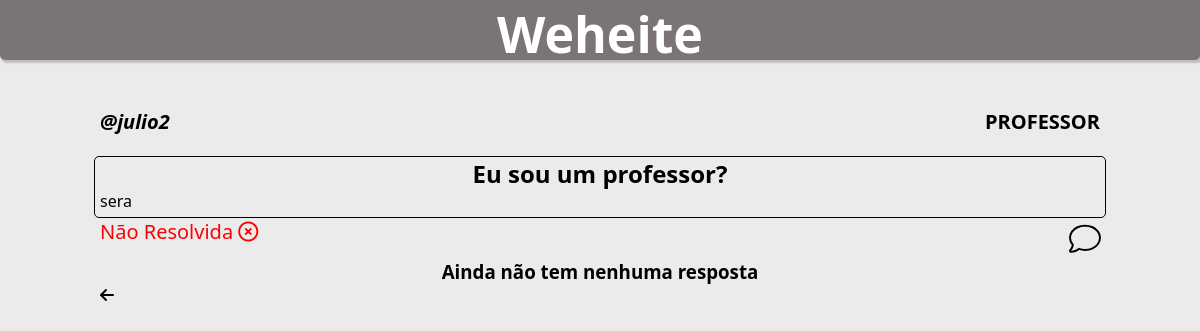
The page /27/detailForum/ on the database its author committed.
### users/models.py (models this page shows, shortened)
class Forum(models.Model):
    autor = models.ForeignKey(User, on_delete=models.SET_NULL,null=True)
    title = models.TextField(max_length=255)
    body = models.TextField(max_length=9999)
    respondida = models.ManyToManyField(User, default=None, blank=True, related_name='respondida')

### users/views.py (the view)
# urls.py: path('<int:forum_id>/detailForum/', user_views.detailForum, name="detail"),
def detailForum(request, forum_id):
    forum = get_object_or_404(Forum, pk=forum_id)
    replys = Reply.objects.filter(forum=forum_id).order_by('-id')
    user = request.user  # Collect all records from table
    return render(request, "users/detailForum.html", {'forum': forum, 'replys': replys, 'user':user})

### users/templates/users/detailForum.html (shortened to what this page needs)
<!DOCTYPE html>
<html lang="en">
<head>
</head>
<body>
    <header>
        <h1><a class="a8" href="{% url 'home' %} ">Weheite</a></h1>
    </header>
    <div class="main-content">
        <div class="BoxAutor">
            <a href="{{forum.autor_id}}/profile/" class = "autor">
                <p class="autor"><b><i>@{{forum.autor}}</i></b></p>
            </a>
            {% if forum.autor.profile.professor %}
                <p class="professor"><b>PROFESSOR</b></p>
            {% endif %}
        </div>
        <div class="discussion-box">
            <h2><b>{{forum.title}}</b></h2>
            <p>{{forum.body}}</p>
        </div>
        <div class="below-disc">
            {%if user.id == forum.autor_id %}
            <form action="{% url 'done' forum_id=forum.id %}" method='POST' class="ui form">
                {% csrf_token %}
                <input type='hidden' name='forum_id' value="{{forum.id}}" />
                <input type='hidden' name='user' value="{{user}}" />
                {% if user not in forum.respondida.all %}
                <button class="undone" type="submit" style="background-color: red;">Marcar como Resolvida</button>
                {% else %}
                <button class="done" type="submit" style="background-color: green;">Resolvida</button>
                {% endif %}
            </form>
            {% else %}
            {% if forum.autor in forum.respondida.all %}
            <div class="statusforum" style="color: green;">Resolvida<i class="fa-solid fa-check"></i></div>
            {% else %}
            <div class="statusforum" style="color: red;">Não Resolvida <i class="fa-regular fa-circle-xmark"></i></div>
            {%endif%}
            {%endif%}
            <a class="a3" href="reply_form/ "><i class="fa-solid fa-comment"></i></a>
        </div>
        {% if replys %}
        <h3>RESPOSTAS</h3>
        {% for reply in replys %}
        <div class="BoxAutor">
            <a href="{{reply.autor_id}}/profile/" class = "autor">
                <p class="autor"><b><i>@{{reply.autor}}</i></b></p>
            </a>
            {% if reply.autor.profile.professor %}
                <p class="professor"><b>PROFESSOR</b></p>
            {% endif %}
        </div>
        <div class="answer-box">
            <p class="TextBody">{{reply.body}}</p>
        </div>
        <div class="like-function">
            {% if reply.liked.all.count == 1 %}
            <strong>{{ reply.liked.all.count }} like</strong>
            {%else%}
            <strong>{{ reply.liked.all.count }} likes</strong>
            {%endif%}
            <form action="{% url 'like' forum_id=forum.id %}" method='POST' class="ui form">
                {% csrf_token %}
                <input type='hidden' name='reply_id' value="{{reply.id}}" />
                <input type='hidden' name='user' value="{{user}}" />
                {% if user not in reply.liked.all %}
                <button class="like" type="submit"><i class="fa-solid fa-thumbs-up"></i></button>
                {% else %}
                <button class="deslike" type="submit"><i class="fa-solid fa-thumbs-up"></i></button>
                {% endif %}
            </form>
        </div>
        {% endfor %}
        {%else%}
        <h3>Ainda não tem nenhuma resposta</h3>
        {% endif %}
        <div class="position-back-button">
            <a href="{% url 'home' %} "><i class="fa-solid fa-arrow-left"></i></a>
        </div>
    </div>
</body>
</html>

### users/templates/users/detailForum.html (style rules this page uses)
* { font-family: 'Segoe UI', Tahoma, Geneva, Verdana, sans-serif; margin: 0px; padding: 0px; }
body { display: flex; flex-direction: column; align-items: center; background-color: #ebebeb; }
.main-content { margin-top: 100px; display: flex; flex-direction: column; align-items: center; width: 1200px; height: fit-content; padding: 5px; border-radius: 5px; }
.discussion-box { margin-top: 0px; padding: 5px; padding-top: 0px; width: 1000px; border: 1px solid; margin-top: 20px; border-radius: 5px; }
h2 { text-align: center; }
.below-disc { display: flex; width: 1000px; justify-content: space-between; }
.position-back-button { display: flex; width: 1000px; justify-content: start; }
a { color: black; text-decoration: none; }
.a3 { font-size: 30px; color: #ebebeb; text-justify: end; -webkit-text-stroke-width: 2px; -webkit-text-stroke-color: #000; }
.statusforum { font-size: 20px; }
.BoxAutor { width: 1000px; height: 25px; background: none; display: flex; justify-content: space-between; padding: 3px; font-size: 15px; }
.autor { font-size: 20px; }
.professor { justify-self: center; font-size: 20px; }
header { position: fixed; color: white; height: 60px; background-color: rgba(122, 116, 116, 1); display: flex; justify-content: center; width: 100vw; border-bottom: grey; border-radius: 0px 0px 5px 5px; box-shadow: 2px 2px 2px 1px rgba(0, 0, 0, 0.2); }
h1 { font-size: 50px; }
.a8 { text-decoration: none; color: white; }

### rows shown on the page
Forum: autor "julio2", title "Eu sou um professor?", body "sera"
